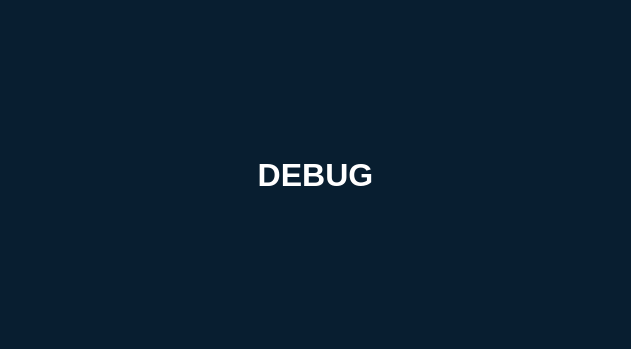
<?xml version="1.0" encoding="UTF-8"?>
<ui version="4.0">
 <class>Denug</class>
 <widget class="QWidget" name="Denug">
  <property name="geometry">
   <rect>
    <x>0</x>
    <y>0</y>
    <width>631</width>
    <height>349</height>
   </rect>
  </property>
  <property name="windowTitle">
   <string>Form</string>
  </property>
  <property name="styleSheet">
   <string notr="true">background-color: rgb(8, 30, 48);
border-radius: 10px;</string>
  </property>
  <layout class="QVBoxLayout" name="verticalLayout">
   <item>
    <widget class="QLabel" name="label">
     <property name="font">
      <font>
       <pointsize>24</pointsize>
       <weight>75</weight>
       <bold>true</bold>
      </font>
     </property>
     <property name="styleSheet">
      <string notr="true">color: #fff;</string>
     </property>
     <property name="text">
      <string>DEBUG</string>
     </property>
     <property name="alignment">
      <set>Qt::AlignCenter</set>
     </property>
    </widget>
   </item>
  </layout>
 </widget>
 <resources/>
 <connections/>
</ui>
